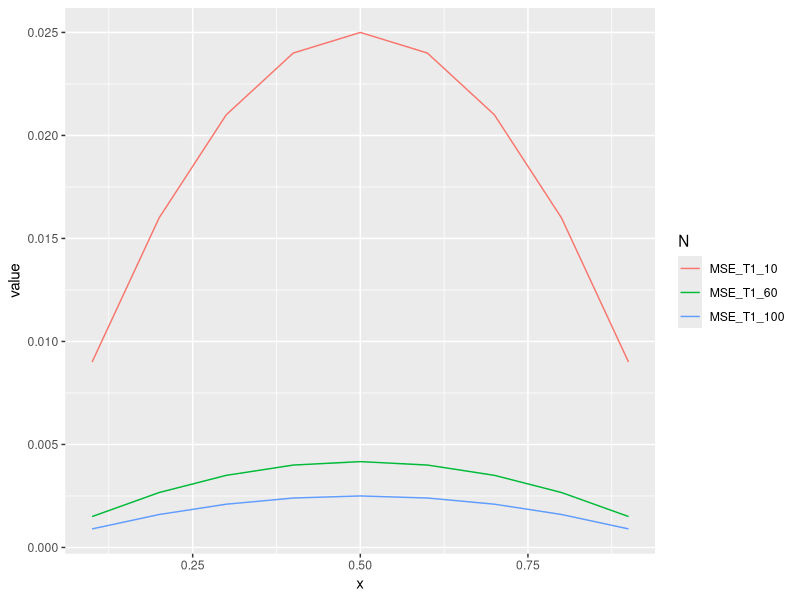
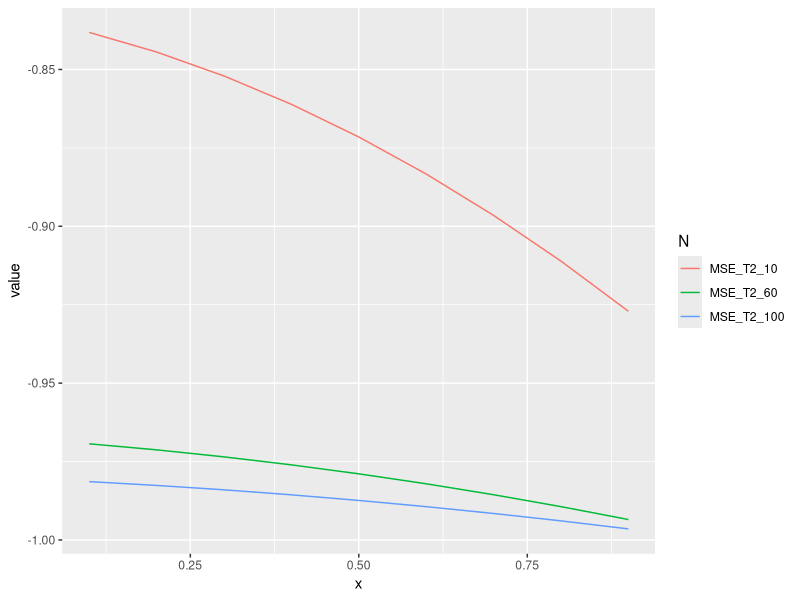

Source code (R) for these figures, in order:
## ---- chunk 1
library(reshape2)
x <- seq(0.1,0.9,0.1)
n <- c(10,60,100)
MSE_T1_10 <- (x-x^2)/n[1]
MSE_T1_60 <- (x-x^2)/n[2]
MSE_T1_100 <- (x-x^2)/n[3]
df <- data.frame(x,MSE_T1_10,MSE_T1_60,MSE_T1_100)
df <- melt(df, id.vars="x", variable.name="N")
## ---- chunk 2
library(ggplot2)
ggplot(df,aes(x, value)) + geom_line(aes(colour=N))
## ---- chunk 3
x <- seq(0.1,0.9,0.1)
n <- c(10,60,100)
MSE_T2_10 <- (-n[1]*(x^2+x+n[1]+2)+4*x)/((n[1]+2)^2)
MSE_T2_60 <- (-n[2]*(x^2+x+n[2]+2)+4*x)/((n[2]+2)^2)
MSE_T2_100 <- (-n[3]*(x^2+x+n[3]+2)+4*x)/((n[3]+2)^2)
df_2 <- data.frame(x,MSE_T2_10,MSE_T2_60,MSE_T2_100)
df_2 <- melt(df_2, id.vars="x", variable.name="N")
## ---- chunk 4
library(ggplot2)
ggplot(df_2,aes(x, value)) + geom_line(aes(colour=N))
## ---- chunk 5
binomial<-function(x,n){
  A<-matrix(0,n,length(x))
  for (i in 1:length(x)){
    A[,i]=rbinom(n,1,x[i])
  }
A<-data.frame(A)
colnames(A) <- x
return(A)
}
binomial(x,10)
